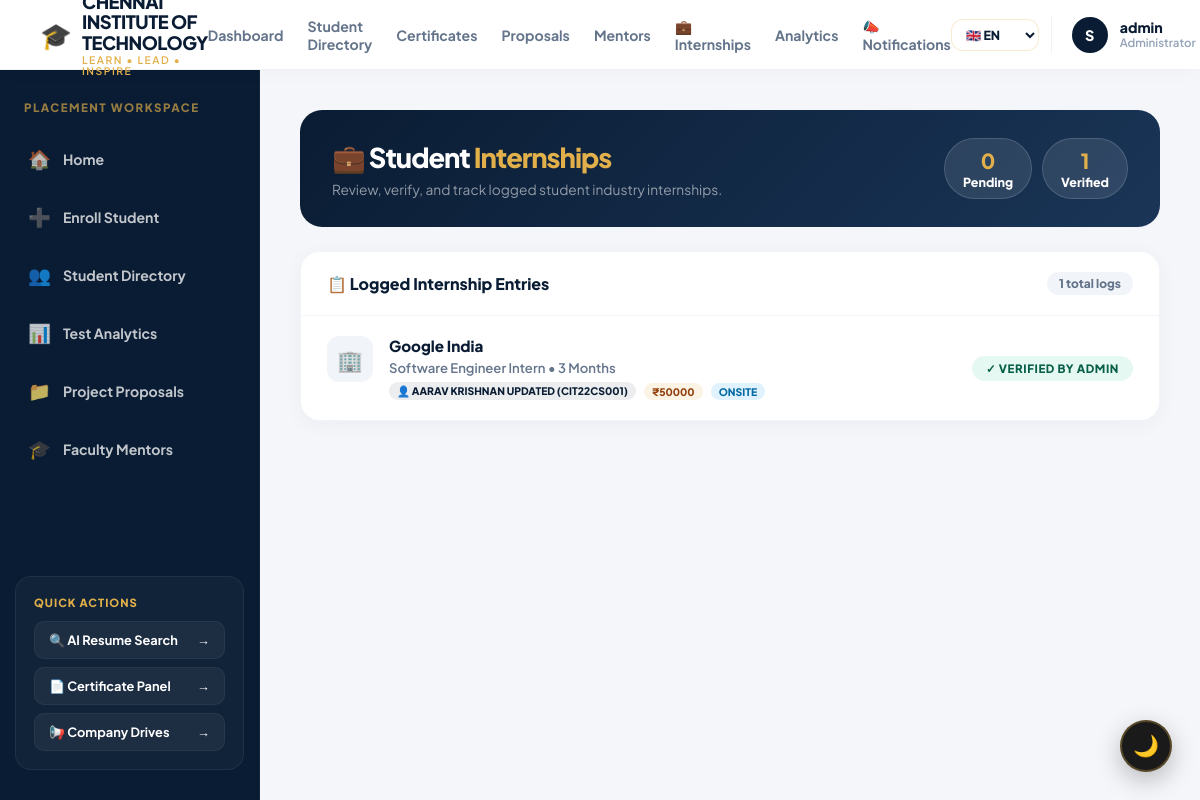
Page /admin/internships (signed in) on the committed database.
### models.py (models this page shows, shortened)
class StudentInternship(db.Model):
    __tablename__ = "student_internships"
    id              = db.Column(db.Integer, primary_key=True)
    register_number = db.Column(db.String(50), db.ForeignKey("students.register_number", ondelete="CASCADE"), nullable=False, index=True)
    company_name    = db.Column(db.String(250), nullable=False)
    role            = db.Column(db.String(250), nullable=False)
    duration        = db.Column(db.String(100), nullable=False)  # e.g., "3 Months", "Summer 2025"
    stipend         = db.Column(db.String(100))                 # e.g., "15000" or "Unpaid"
    mode            = db.Column(db.String(50), default="Onsite") # Remote | Onsite | Hybrid
    status          = db.Column(db.String(50), default="Pending Verification") # Pending Verification | Verified | Rejected
    verified_by     = db.Column(db.String(100), nullable=True)
    submitted_at    = db.Column(db.DateTime, default=datetime.utcnow)
    verified_at     = db.Column(db.DateTime, nullable=True)
    student = db.relationship("Student", backref=db.backref("internships", lazy=True, cascade="all, delete-orphan"))

class Student(db.Model):
    __tablename__ = "students"
    id                          = db.Column(db.Integer, primary_key=True)
    batch                       = db.Column(db.String(20))
    department                  = db.Column(db.String(100))
    student_id                  = db.Column(db.String(50))
    register_number             = db.Column(db.String(50), unique=True, nullable=False, index=True)
    student_name                = db.Column(db.String(200))
    gender                      = db.Column(db.String(20))
    current_sem                 = db.Column(db.Integer)
    foreign_language_known      = db.Column(db.String(100))
    password                    = db.Column(db.Text)
    cgpa                        = db.Column(db.Float)
    sem1_gpa                    = db.Column(db.Float)
    sem2_gpa                    = db.Column(db.Float)
    sem3_gpa                    = db.Column(db.Float)
    sem4_gpa                    = db.Column(db.Float)
    sem5_gpa                    = db.Column(db.Float)
    sem6_gpa                    = db.Column(db.Float)
    sem7_gpa                    = db.Column(db.Float)
    sem8_gpa                    = db.Column(db.Float)
    sem1_subjects               = db.Column(db.Text)
    sem1_ia1                    = db.Column(db.Text)
    sem1_ia2                    = db.Column(db.Text)
    sem1_model                  = db.Column(db.Text)
    sem1_grades                 = db.Column(db.Text)
    sem2_subjects               = db.Column(db.Text)
    sem2_ia1                    = db.Column(db.Text)
    sem2_ia2                    = db.Column(db.Text)
    sem2_model                  = db.Column(db.Text)
    sem2_grades                 = db.Column(db.Text)
    sem3_subjects               = db.Column(db.Text)
    sem3_ia1                    = db.Column(db.Text)
    sem3_ia2                    = db.Column(db.Text)
    sem3_model                  = db.Column(db.Text)
    sem3_grades                 = db.Column(db.Text)
    sem4_subjects               = db.Column(db.Text)
    sem4_ia1                    = db.Column(db.Text)
    sem4_ia2                    = db.Column(db.Text)
    sem4_model                  = db.Column(db.Text)
    sem4_grades                 = db.Column(db.Text)
    sem5_subjects               = db.Column(db.Text)
    sem5_ia1                    = db.Column(db.Text)
    sem5_ia2                    = db.Column(db.Text)
    sem5_model                  = db.Column(db.Text)
    sem5_grades                 = db.Column(db.Text)
    sem6_subjects               = db.Column(db.Text)
    sem6_ia1                    = db.Column(db.Text)
    sem6_ia2                    = db.Column(db.Text)
    sem6_model                  = db.Column(db.Text)
    sem6_grades                 = db.Column(db.Text)
    sem7_subjects               = db.Column(db.Text)
    sem7_ia1                    = db.Column(db.Text)
    sem7_ia2                    = db.Column(db.Text)
    sem7_model                  = db.Column(db.Text)
    sem7_grades                 = db.Column(db.Text)
    sem8_subjects               = db.Column(db.Text)
    sem8_ia1                    = db.Column(db.Text)
    sem8_ia2                    = db.Column(db.Text)
    sem8_model                  = db.Column(db.Text)
    sem8_grades                 = db.Column(db.Text)
    projects_done               = db.Column(db.Integer, default=0)
    research_papers_published   = db.Column(db.Integer, default=0)
    review_papers_published     = db.Column(db.Integer, default=0)
    patents_granted             = db.Column(db.Integer, default=0)
    hackathons_participated     = db.Column(db.Integer, default=0)
    hackathons_won_top100       = db.Column(db.Integer, default=0)
    weekly_aptitude_avg         = db.Column(db.Float, default=0)
    avg_communication_score     = db.Column(db.Float, default=0)
    number_of_certifications    = db.Column(db.Integer, default=0)
    leetcode_problems_solved    = db.Column(db.Integer, default=0)
    codechef_rating             = db.Column(db.Integer, default=0)
    certifications_list         = db.Column(db.Text)
    certifications_list_with_date = db.Column(db.Text)
    certificate_course_level    = db.Column(db.Text)
    certificate_platform        = db.Column(db.Text)
    certificate_domain          = db.Column(db.Text)
    certificate_completion_year = db.Column(db.Text)
    skill_index                 = db.Column(db.Float, default=0)
    skill_level                 = db.Column(db.String(50))
    resume_email                = db.Column(db.String(100), nullable=True)
    resume_phone                = db.Column(db.String(50), nullable=True)
    resume_linkedin             = db.Column(db.String(200), nullable=True)
    resume_github               = db.Column(db.String(200), nullable=True)
    resume_summary              = db.Column(db.Text, nullable=True)
    resume_work_experience      = db.Column(db.Text, nullable=True)
    is_active                   = db.Column(db.Boolean, default=True, nullable=False, index=True)
    deleted_at                  = db.Column(db.DateTime, nullable=True)
    deleted_by                  = db.Column(db.String(100), nullable=True)
    certificates  = db.relationship("Certificate", backref="student", lazy=True,
                                    foreign_keys="Certificate.register_number",
                                    primaryjoin="Student.register_number == Certificate.register_number",
                                    cascade="all, delete-orphan")
    test_results  = db.relationship("TestResult", backref="student", lazy=True,
                                    foreign_keys="TestResult.register_number",
                                    primaryjoin="Student.register_number == TestResult.register_number",
                                    cascade="all, delete-orphan")

### blueprints/admin.py (the view, shortened to what this page needs)
@admin_bp.route("/internships", methods=["GET", "POST"])
@admin_required
def admin_internships():
    from models import StudentInternship, Notification, Student, db
    all_internships = StudentInternship.query.order_by(StudentInternship.submitted_at.desc()).all()
    pending_count = StudentInternship.query.filter_by(status="Pending Verification").count()
    verified_count = StudentInternship.query.filter_by(status="Verified").count()
    return render_template("admin_internships.html",
                           internships=all_internships,
                           pending_count=pending_count,
                           verified_count=verified_count)

### templates/admin_internships.html (shortened to what this page needs)
{% extends "base.html" %}
{% block content %}
<div class="aintern-hero">
    <div>
        <h1>💼 Student <span>Internships</span></h1>
        <p>Review, verify, and track logged student industry internships.</p>
    </div>
    <div class="aintern-stats">
        <div class="astat-pill"><span>{{ pending_count }}</span>Pending</div>
        <div class="astat-pill"><span>{{ verified_count }}</span>Verified</div>
    </div>
</div>
<div class="review-card">
    <div class="review-header">
        <h3>📋 Logged Internship Entries</h3>
        <div class="count-badge">{{ internships|length }} total logs</div>
    </div>
    {% if internships %}
    {% for intern in internships %}
    <div class="internship-row">
        <div class="internship-details-wrap">
            <div class="mode-icon">
                {% if intern.mode == 'Remote' %}🏠{% elif intern.mode == 'Hybrid' %}🤝{% else %}🏢{% endif %}
            </div>
            <div class="internship-body">
                <h4>{{ intern.company_name }}</h4>
                <p>{{ intern.role }} • {{ intern.duration }}</p>
                <div class="meta-pills">
                    <span class="meta-pill pill-student">👤 {{ intern.student.student_name }} ({{ intern.register_number }})</span>
                    <span class="meta-pill pill-stipend">₹{{ intern.stipend }}</span>
                    <span class="meta-pill pill-mode">{{ intern.mode }}</span>
                </div>
            </div>
        </div>
        <div class="action-forms">
            {% if intern.status == 'Pending Verification' %}
            <form method="POST" style="margin:0;">
                <input type="hidden" name="internship_id" value="{{ intern.id }}">
                <input type="hidden" name="action" value="reject">
                <button type="submit" class="decline-btn">Decline</button>
            </form>
            <form method="POST" style="margin:0;">
                <input type="hidden" name="internship_id" value="{{ intern.id }}">
                <input type="hidden" name="action" value="verify">
                <button type="submit" class="verify-btn">Verify Entry</button>
            </form>
            {% elif intern.status == 'Verified' %}
            <span class="status-stamp stamp-verified">✓ Verified by {{ intern.verified_by }}</span>
            {% else %}
            <span class="status-stamp stamp-rejected">Declined</span>
            {% endif %}
        </div>
    </div>
    {% endfor %}
    {% else %}
    <div class="empty-state">
        <div class="icon">💼</div>
        <p style="font-weight:700;">No internships logged by students yet.</p>
    </div>
    {% endif %}
</div>
{% endblock %}

### templates/base.html (shortened to what this page needs)
<!DOCTYPE html>
<html lang="en">
<head>
    <link rel="stylesheet" href="{{ url_for('static', filename='css/main.css') }}">
</head>
<body>
    {% if session.admin_user %}
    <header class="nexora-navbar">
        <div class="nexora-logo-container">
            <span style="font-size: 1.6rem;">🎓</span>
            <div class="nexora-logo">
                <span>Learn • Lead • Inspire</span>
            </div>
        </div>
        <nav class="nav-horizontal-links">
            <a href="{{ url_for('admin.dashboard') }}" class="nav-horizontal-link {% if request.endpoint == 'dashboard' %}active{% endif %}">Dashboard</a>
            <a href="{{ url_for('admin.view_students') }}" class="nav-horizontal-link {% if request.endpoint == 'view_students' %}active{% endif %}">Student Directory</a>
            <a href="{{ url_for('admin.admin_certificates') }}" class="nav-horizontal-link {% if request.endpoint == 'admin_certificates' %}active{% endif %}">Certificates</a>
            <a href="{{ url_for('admin.proposals') }}" class="nav-horizontal-link {% if request.endpoint == 'proposals' %}active{% endif %}">Proposals</a>
            <a href="{{ url_for('admin.mentors') }}" class="nav-horizontal-link {% if request.endpoint == 'mentors' %}active{% endif %}">Mentors</a>
            <a href="{{ url_for('admin.admin_internships') }}" class="nav-horizontal-link {% if request.endpoint == 'admin_internships' %}active{% endif %}">💼 Internships</a>
            <a href="{{ url_for('admin.admin_test_results') }}" class="nav-horizontal-link {% if request.endpoint == 'admin_test_results' %}active{% endif %}">Analytics</a>
            <a href="{{ url_for('admin.admin_notifications') }}" class="nav-horizontal-link {% if request.endpoint == 'admin_notifications' %}active{% endif %}" style="display:flex; align-items:center; gap:5px;">📣 Notifications</a>
        </nav>
        <div style="display:flex; align-items:center; gap:12px;">
            <select id="ssmsLangSelect" class="lang-selector-dropdown" onchange="changeLanguage(this.value)" style="
                background: #ffffff;
                border: 1.5px solid rgba(226, 176, 74, 0.25);
                padding: 6px 10px;
                border-radius: 12px;
                font-size: 0.78rem;
                font-weight: 800;
                color: #0a1c33;
                outline: none;
                cursor: pointer;
                font-family: inherit;
                transition: all 0.25s ease;
            ">
                <option value="en">🇬🇧 EN</option>
            </select>
            <div class="user-profile-badge">
                <div class="avatar-circle">S</div>
                <div class="user-info">
                    <span class="name">{{ session.admin_user }}</span>
                    <span class="role">Administrator</span>
                </div>
            </div>
        </div>
    </header>
    {% endif %}
    <div class="nexora-layout-body">
        {% if session.admin_user %}
        <aside class="nexora-sidebar">
            <div class="sidebar-menu">
                <span class="sidebar-heading">Placement Workspace</span>
                <a href="{{ url_for('admin.dashboard') }}" class="sidebar-link {% if request.endpoint == 'dashboard' %}active{% endif %}">
                    <span class="sidebar-icon">🏠</span> Home
                </a>
                <a href="{{ url_for('admin.add_students') }}" class="sidebar-link {% if request.endpoint == 'add_students' %}active{% endif %}">
                    <span class="sidebar-icon">➕</span> Enroll Student
                </a>
                <a href="{{ url_for('admin.view_students') }}" class="sidebar-link {% if request.endpoint == 'view_students' %}active{% endif %}">
                    <span class="sidebar-icon">👥</span> Student Directory
                </a>
                <a href="{{ url_for('admin.admin_test_results') }}" class="sidebar-link {% if request.endpoint == 'admin_test_results' %}active{% endif %}">
                    <span class="sidebar-icon">📊</span> Test Analytics
                </a>
                <a href="{{ url_for('admin.proposals') }}" class="sidebar-link {% if request.endpoint == 'proposals' %}active{% endif %}">
                    <span class="sidebar-icon">📁</span> Project Proposals
                </a>
                <a href="{{ url_for('admin.mentors') }}" class="sidebar-link {% if request.endpoint == 'mentors' %}active{% endif %}">
                    <span class="sidebar-icon">🎓</span> Faculty Mentors
                </a>
            </div>
            <div class="quick-actions-box">
                <span class="quick-actions-heading">Quick Actions</span>
                <a href="{{ url_for('admin.resume_search') }}" class="quick-action-btn">
                    <span>🔍 AI Resume Search</span> <span>→</span>
                </a>
                <a href="{{ url_for('admin.admin_certificates') }}" class="quick-action-btn">
                    <span>📄 Certificate Panel</span> <span>→</span>
                </a>
                <a href="{{ url_for('admin.drives') }}" class="quick-action-btn">
                    <span>📢 Company Drives</span> <span>→</span>
                </a>
            </div>
        </aside>
        {% endif %}
        <main class="nexora-content-pane">
            {% block content %}{% endblock %}
        </main>
    </div>
    <button class="dm-toggle" id="dmToggle" title="Toggle Dark Mode" aria-label="Toggle dark mode">🌙</button>
</body>
</html>

### rows in the picture
StudentInternship: admin_user "admin", company_name "Google India", role "Software Engineer Intern", duration "3 Months", student.student_name "AARAV KRISHNAN UPDATED", register_number "CIT22CS001", stipend "50000", mode "ONSITE", verified_by "ADMIN"

### other values in the picture
{{ pending_count }} "0"
{{ verified_count }} "1"
{{ internships|length }} "1"
